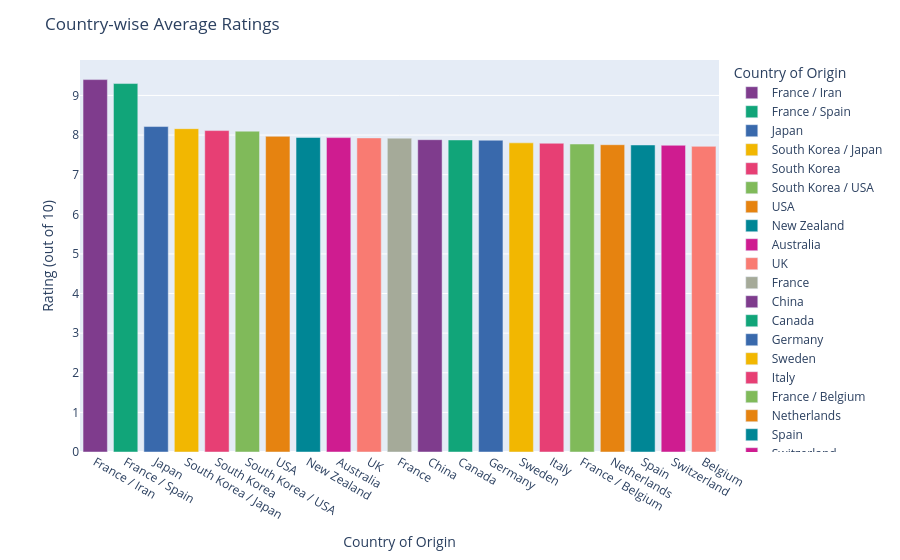

The cell this chart's notebook holds for it:
### Markdown cell above
# Ratings Across Age Categories

1. **Young Adult Leads but by a Razor-Thin Margin** : Young Adult tops the chart at 8.078/10, but the gap between first and last place (Mature at 8.040) is just 0.038 points — indicating that age rating has virtually no meaningful impact on how audiences score comic content.

2. **All Ages Ranks Second — Defying Expectations** : With a rating of 8.075, All Ages content nearly matches Young Adult,suggesting that universally accessible comics are crafted with consistently high quality and appeal broadly enough to earn strong scores across reviewer demographics.

3. **Mature Content Does Not Translate to Higher Ratings** : Both Mature (8.040) and Mature 17+ (8.051) rank at the bottom two positions,challenging the assumption that adult-oriented, complex content automatically earns more critical appreciation from audiences.

4. **The Entire Rating Band Spans Only 0.038 Points** : All five age categories sit within an extraordinarily tight range of 8.04 to 8.08. This near-identical clustering suggests that story quality,art, and execution — not age classification — are the true drivers of audience satisfaction.

5. **Teen+ Holds a Competitive Middle Ground** : Teen+ earns 8.062, placing it solidly in the middle of the pack. This category likely benefits from a large, highly engaged readership base and genre diversity (action, fantasy, romance), which together stabilise its average rating close to the overall group mean.

### Code cell
# 4. Which countries produce the highest-rated comics?

country=df.groupby('Country of Origin')['Rating (out of 10)'].mean().reset_index()
country=country.sort_values('Rating (out of 10)',ascending=False)

fig=px.bar(
    country,
    x='Country of Origin',
    y='Rating (out of 10)',
    color='Country of Origin',
    color_discrete_sequence=px.colors.qualitative.Bold
)

fig.update_layout(title='Country-wise Average Ratings')
fig.show()

### Figure 1 — Plotly figure (JSON) as saved in the notebook; plotly's stock layout.template omitted (floating-point values rounded to 4 significant figures)
{"data": [{"hovertemplate": "Country of Origin=%{x}<br>Rating (out of 10)=%{y}<extra></extra>", "legendgroup": "France / Iran", "marker": {"color": "rgb(127, 60, 141)", "pattern": {"shape": ""}}, "name": "France / Iran", "orientation": "v", "showlegend": true, "textposition": "auto", "type": "bar", "x": ["France / Iran"], "xaxis": "x", "y": [9.4], "yaxis": "y"}, {"hovertemplate": "Country of Origin=%{x}<br>Rating (out of 10)=%{y}<extra></extra>", "legendgroup": "France / Spain", "marker": {"color": "rgb(17, 165, 121)", "pattern": {"shape": ""}}, "name": "France / Spain", "orientation": "v", "showlegend": true, "textposition": "auto", "type": "bar", "x": ["France / Spain"], "xaxis": "x", "y": [9.3], "yaxis": "y"}, {"hovertemplate": "Country of Origin=%{x}<br>Rating (out of 10)=%{y}<extra></extra>", "legendgroup": "Japan", "marker": {"color": "rgb(57, 105, 172)", "pattern": {"shape": ""}}, "name": "Japan", "orientation": "v", "showlegend": true, "textposition": "auto", "type": "bar", "x": ["Japan"], "xaxis": "x", "y": [8.215], "yaxis": "y"}, {"hovertemplate": "Country of Origin=%{x}<br>Rating (out of 10)=%{y}<extra></extra>", "legendgroup": "South Korea / Japan", "marker": {"color": "rgb(242, 183, 1)", "pattern": {"shape": ""}}, "name": "South Korea / Japan", "orientation": "v", "showlegend": true, "textposition": "auto", "type": "bar", "x": ["South Korea / Japan"], "xaxis": "x", "y": [8.162], "yaxis": "y"}, {"hovertemplate": "Country of Origin=%{x}<br>Rating (out of 10)=%{y}<extra></extra>", "legendgroup": "South Korea", "marker": {"color": "rgb(231, 63, 116)", "pattern": {"shape": ""}}, "name": "South Korea", "orientation": "v", "showlegend": true, "textposition": "auto", "type": "bar", "x": ["South Korea"], "xaxis": "x", "y": [8.113], "yaxis": "y"}, {"hovertemplate": "Country of Origin=%{x}<br>Rating (out of 10)=%{y}<extra></extra>", "legendgroup": "South Korea / USA", "marker": {"color": "rgb(128, 186, 90)", "pattern": {"shape": ""}}, "name": "South Korea / USA", "orientation": "v", "showlegend": true, "textposition": "auto", "type": "bar", "x": ["South Korea / USA"], "xaxis": "x", "y": [8.098], "yaxis": "y"}, {"hovertemplate": "Country of Origin=%{x}<br>Rating (out of 10)=%{y}<extra></extra>", "legendgroup": "USA", "marker": {"color": "rgb(230, 131, 16)", "pattern": {"shape": ""}}, "name": "USA", "orientation": "v", "showlegend": true, "textposition": "auto", "type": "bar", "x": ["USA"], "xaxis": "x", "y": [7.969], "yaxis": "y"}, {"hovertemplate": "Country of Origin=%{x}<br>Rating (out of 10)=%{y}<extra></extra>", "legendgroup": "New Zealand", "marker": {"color": "rgb(0, 134, 149)", "pattern": {"shape": ""}}, "name": "New Zealand", "orientation": "v", "showlegend": true, "textposition": "auto", "type": "bar", "x": ["New Zealand"], "xaxis": "x", "y": [7.94], "yaxis": "y"}, {"hovertemplate": "Country of Origin=%{x}<br>Rating (out of 10)=%{y}<extra></extra>", "legendgroup": "Australia", "marker": {"color": "rgb(207, 28, 144)", "pattern": {"shape": ""}}, "name": "Australia", "orientation": "v", "showlegend": true, "textposition": "auto", "type": "bar", "x": ["Australia"], "xaxis": "x", "y": [7.936], "yaxis": "y"}, {"hovertemplate": "Country of Origin=%{x}<br>Rating (out of 10)=%{y}<extra></extra>", "legendgroup": "UK", "marker": {"color": "rgb(249, 123, 114)", "pattern": {"shape": ""}}, "name": "UK", "orientation": "v", "showlegend": true, "textposition": "auto", "type": "bar", "x": ["UK"], "xaxis": "x", "y": [7.928], "yaxis": "y"}, {"hovertemplate": "Country of Origin=%{x}<br>Rating (out of 10)=%{y}<extra></extra>", "legendgroup": "France", "marker": {"color": "rgb(165, 170, 153)", "pattern": {"shape": ""}}, "name": "France", "orientation": "v", "showlegend": true, "textposition": "auto", "type": "bar", "x": ["France"], "xaxis": "x", "y": [7.922], "yaxis": "y"}, {"hovertemplate": "Country of Origin=%{x}<br>Rating (out of 10)=%{y}<extra></extra>", "legendgroup": "China", "marker": {"color": "rgb(127, 60, 141)", "pattern": {"shape": ""}}, "name": "China", "orientation": "v", "showlegend": true, "textposition": "auto", "type": "bar", "x": ["China"], "xaxis": "x", "y": [7.883], "yaxis": "y"}, {"hovertemplate": "Country of Origin=%{x}<br>Rating (out of 10)=%{y}<extra></extra>", "legendgroup": "Canada", "marker": {"color": "rgb(17, 165, 121)", "pattern": {"shape": ""}}, "name": "Canada", "orientation": "v", "showlegend": true, "textposition": "auto", "type": "bar", "x": ["Canada"], "xaxis": "x", "y": [7.877], "yaxis": "y"}, {"hovertemplate": "Country of Origin=%{x}<br>Rating (out of 10)=%{y}<extra></extra>", "legendgroup": "Germany", "marker": {"color": "rgb(57, 105, 172)", "pattern": {"shape": ""}}, "name": "Germany", "orientation": "v", "showlegend": true, "textposition": "auto", "type": "bar", "x": ["Germany"], "xaxis": "x", "y": [7.87], "yaxis": "y"}, {"hovertemplate": "Country of Origin=%{x}<br>Rating (out of 10)=%{y}<extra></extra>", "legendgroup": "Sweden", "marker": {"color": "rgb(242, 183, 1)", "pattern": {"shape": ""}}, "name": "Sweden", "orientation": "v", "showlegend": true, "textposition": "auto", "type": "bar", "x": ["Sweden"], "xaxis": "x", "y": [7.804], "yaxis": "y"}, {"hovertemplate": "Country of Origin=%{x}<br>Rating (out of 10)=%{y}<extra></extra>", "legendgroup": "Italy", "marker": {"color": "rgb(231, 63, 116)", "pattern": {"shape": ""}}, "name": "Italy", "orientation": "v", "showlegend": true, "textposition": "auto", "type": "bar", "x": ["Italy"], "xaxis": "x", "y": [7.793], "yaxis": "y"}, {"hovertemplate": "Country of Origin=%{x}<br>Rating (out of 10)=%{y}<extra></extra>", "legendgroup": "France / Belgium", "marker": {"color": "rgb(128, 186, 90)", "pattern": {"shape": ""}}, "name": "France / Belgium", "orientation": "v", "showlegend": true, "textposition": "auto", "type": "bar", "x": ["France / Belgium"], "xaxis": "x", "y": [7.774], "yaxis": "y"}, {"hovertemplate": "Country of Origin=%{x}<br>Rating (out of 10)=%{y}<extra></extra>", "legendgroup": "Netherlands", "marker": {"color": "rgb(230, 131, 16)", "pattern": {"shape": ""}}, "name": "Netherlands", "orientation": "v", "showlegend": true, "textposition": "auto", "type": "bar", "x": ["Netherlands"], "xaxis": "x", "y": [7.756], "yaxis": "y"}, {"hovertemplate": "Country of Origin=%{x}<br>Rating (out of 10)=%{y}<extra></extra>", "legendgroup": "Spain", "marker": {"color": "rgb(0, 134, 149)", "pattern": {"shape": ""}}, "name": "Spain", "orientation": "v", "showlegend": true, "textposition": "auto", "type": "bar", "x": ["Spain"], "xaxis": "x", "y": [7.75], "yaxis": "y"}, {"hovertemplate": "Country of Origin=%{x}<br>Rating (out of 10)=%{y}<extra></extra>", "legendgroup": "Switzerland", "marker": {"color": "rgb(207, 28, 144)", "pattern": {"shape": ""}}, "name": "Switzerland", "orientation": "v", "showlegend": true, "textposition": "auto", "type": "bar", "x": ["Switzerland"], "xaxis": "x", "y": [7.742], "yaxis": "y"}, {"hovertemplate": "Country of Origin=%{x}<br>Rating (out of 10)=%{y}<extra></extra>", "legendgroup": "Belgium", "marker": {"color": "rgb(249, 123, 114)", "pattern": {"shape": ""}}, "name": "Belgium", "orientation": "v", "showlegend": true, "textposition": "auto", "type": "bar", "x": ["Belgium"], "xaxis": "x", "y": [7.715], "yaxis": "y"}], "layout": {"barmode": "relative", "legend": {"title": {"text": "Country of Origin"}, "tracegroupgap": 0}, "margin": {"t": 60}, "title": {"text": "Country-wise Average Ratings"}, "xaxis": {"anchor": "y", "categoryarray": ["France / Iran", "France / Spain", "Japan", "South Korea / Japan", "South Korea", "South Korea / USA", "USA", "New Zealand", "Australia", "UK", "France", "China", "Canada", "Germany", "Sweden", "Italy", "France / Belgium", "Netherlands", "Spain", "Switzerland", "Belgium"], "categoryorder": "array", "domain": [0, 1], "title": {"text": "Country of Origin"}}, "yaxis": {"anchor": "x", "domain": [0, 1], "title": {"text": "Rating (out of 10)"}}}}
